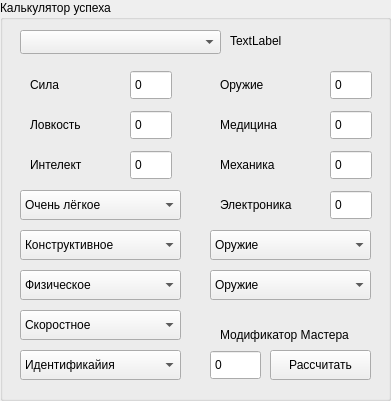
  <widget class="QGroupBox" name="groupBoxSuccessCalculator">
   <property name="geometry">
    <rect>
     <x>1010</x>
     <y>10</y>
     <width>391</width>
     <height>401</height>
    </rect>
   </property>
   <property name="title">
    <string>Калькулятор успеха</string>
   </property>
   <widget class="QComboBox" name="comboBoxCharacterSelectAction">
    <property name="geometry">
     <rect>
      <x>20</x>
      <y>30</y>
      <width>201</width>
      <height>24</height>
     </rect>
    </property>
   </widget>
   <widget class="QLabel" name="labelClassAction">
    <property name="geometry">
     <rect>
      <x>230</x>
      <y>30</y>
      <width>151</width>
      <height>21</height>
     </rect>
    </property>
    <property name="text">
     <string>TextLabel</string>
    </property>
   </widget>
   <widget class="QLabel" name="labelStrenghtAction">
    <property name="geometry">
     <rect>
      <x>30</x>
      <y>70</y>
      <width>61</width>
      <height>30</height>
     </rect>
    </property>
    <property name="minimumSize">
     <size>
      <width>0</width>
      <height>30</height>
     </size>
    </property>
    <property name="text">
     <string>Сила</string>
    </property>
   </widget>
   <widget class="QLabel" name="labelAgilityAction">
    <property name="geometry">
     <rect>
      <x>30</x>
      <y>110</y>
      <width>61</width>
      <height>30</height>
     </rect>
    </property>
    <property name="minimumSize">
     <size>
      <width>0</width>
      <height>30</height>
     </size>
    </property>
    <property name="text">
     <string>Ловкость</string>
    </property>
   </widget>
   <widget class="QSpinBox" name="spinBoxAgilityAction">
    <property name="geometry">
     <rect>
      <x>130</x>
      <y>110</y>
      <width>42</width>
      <height>30</height>
     </rect>
    </property>
    <property name="minimumSize">
     <size>
      <width>0</width>
      <height>30</height>
     </size>
    </property>
    <property name="readOnly">
     <bool>true</bool>
    </property>
    <property name="buttonSymbols">
     <enum>QAbstractSpinBox::ButtonSymbols::NoButtons</enum>
    </property>
   </widget>
   <widget class="QSpinBox" name="spinBoxIntelligenceAction">
    <property name="geometry">
     <rect>
      <x>130</x>
      <y>150</y>
      <width>42</width>
      <height>30</height>
     </rect>
    </property>
    <property name="minimumSize">
     <size>
      <width>0</width>
      <height>30</height>
     </size>
    </property>
    <property name="readOnly">
     <bool>true</bool>
    </property>
    <property name="buttonSymbols">
     <enum>QAbstractSpinBox::ButtonSymbols::NoButtons</enum>
    </property>
   </widget>
   <widget class="QLabel" name="labelIntelligenceAction">
    <property name="geometry">
     <rect>
      <x>30</x>
      <y>150</y>
      <width>61</width>
      <height>30</height>
     </rect>
    </property>
    <property name="minimumSize">
     <size>
      <width>0</width>
      <height>30</height>
     </size>
    </property>
    <property name="text">
     <string>Интелект</string>
    </property>
   </widget>
   <widget class="QLabel" name="labelWeaponAction">
    <property name="geometry">
     <rect>
      <x>220</x>
      <y>70</y>
      <width>81</width>
      <height>30</height>
     </rect>
    </property>
    <property name="minimumSize">
     <size>
      <width>0</width>
      <height>30</height>
     </size>
    </property>
    <property name="text">
     <string>Оружие</string>
    </property>
   </widget>
   <widget class="QLabel" name="labelMedicineAction">
    <property name="geometry">
     <rect>
      <x>220</x>
      <y>110</y>
      <width>81</width>
      <height>30</height>
     </rect>
    </property>
    <property name="minimumSize">
     <size>
      <width>0</width>
      <height>30</height>
     </size>
    </property>
    <property name="text">
     <string>Медицина</string>
    </property>
   </widget>
   <widget class="QLabel" name="labelMechanicAction">
    <property name="geometry">
     <rect>
      <x>220</x>
      <y>150</y>
      <width>81</width>
      <height>30</height>
     </rect>
    </property>
    <property name="minimumSize">
     <size>
      <width>0</width>
      <height>30</height>
     </size>
    </property>
    <property name="text">
     <string>Механика</string>
    </property>
   </widget>
   <widget class="QLabel" name="labelElectronicsAction">
    <property name="geometry">
     <rect>
      <x>220</x>
      <y>190</y>
      <width>91</width>
      <height>30</height>
     </rect>
    </property>
    <property name="minimumSize">
     <size>
      <width>0</width>
      <height>30</height>
     </size>
    </property>
    <property name="text">
     <string>Электроника</string>
    </property>
   </widget>
   <widget class="QSpinBox" name="spinBoxWeaponAction">
    <property name="geometry">
     <rect>
      <x>330</x>
      <y>70</y>
      <width>42</width>
      <height>30</height>
     </rect>
    </property>
    <property name="minimumSize">
     <size>
      <width>0</width>
      <height>30</height>
     </size>
    </property>
    <property name="readOnly">
     <bool>true</bool>
    </property>
    <property name="buttonSymbols">
     <enum>QAbstractSpinBox::ButtonSymbols::NoButtons</enum>
    </property>
   </widget>
   <widget class="QSpinBox" name="spinBoxMedicineAction">
    <property name="geometry">
     <rect>
      <x>330</x>
      <y>110</y>
      <width>42</width>
      <height>30</height>
     </rect>
    </property>
    <property name="minimumSize">
     <size>
      <width>0</width>
      <height>30</height>
     </size>
    </property>
    <property name="readOnly">
     <bool>true</bool>
    </property>
    <property name="buttonSymbols">
     <enum>QAbstractSpinBox::ButtonSymbols::NoButtons</enum>
    </property>
   </widget>
   <widget class="QSpinBox" name="spinBoxMechanicAction">
    <property name="geometry">
     <rect>
      <x>330</x>
      <y>150</y>
      <width>42</width>
      <height>30</height>
     </rect>
    </property>
    <property name="minimumSize">
     <size>
      <width>0</width>
      <height>30</height>
     </size>
    </property>
    <property name="readOnly">
     <bool>true</bool>
    </property>
    <property name="buttonSymbols">
     <enum>QAbstractSpinBox::ButtonSymbols::NoButtons</enum>
    </property>
   </widget>
   <widget class="QSpinBox" name="spinBoxElectronicsAction">
    <property name="geometry">
     <rect>
      <x>330</x>
      <y>190</y>
      <width>42</width>
      <height>30</height>
     </rect>
    </property>
    <property name="minimumSize">
     <size>
      <width>0</width>
      <height>30</height>
     </size>
    </property>
    <property name="readOnly">
     <bool>true</bool>
    </property>
    <property name="buttonSymbols">
     <enum>QAbstractSpinBox::ButtonSymbols::NoButtons</enum>
    </property>
   </widget>
   <widget class="QComboBox" name="comboBoxComplexity">
    <property name="geometry">
     <rect>
      <x>20</x>
      <y>190</y>
      <width>161</width>
      <height>30</height>
     </rect>
    </property>
    <property name="minimumSize">
     <size>
      <width>0</width>
      <height>30</height>
     </size>
    </property>
    <item>
     <property name="text">
      <string>Очень лёгкое</string>
     </property>
    </item>
    <item>
     <property name="text">
      <string>Лёгкое</string>
     </property>
    </item>
    <item>
     <property name="text">
      <string>Среднее</string>
     </property>
    </item>
    <item>
     <property name="text">
      <string>Сложное</string>
     </property>
    </item>
    <item>
     <property name="text">
      <string>Очень сложное</string>
     </property>
    </item>
    <item>
     <property name="text">
      <string>Экстремальное</string>
     </property>
    </item>
   </widget>
   <widget class="QSpinBox" name="spinBox">
    <property name="geometry">
     <rect>
      <x>210</x>
      <y>350</y>
      <width>51</width>
      <height>30</height>
     </rect>
    </property>
    <property name="minimumSize">
     <size>
      <width>0</width>
      <height>30</height>
     </size>
    </property>
    <property name="buttonSymbols">
     <enum>QAbstractSpinBox::ButtonSymbols::NoButtons</enum>
    </property>
   </widget>
   <widget class="QLabel" name="labMasterModify">
    <property name="geometry">
     <rect>
      <x>220</x>
      <y>320</y>
      <width>151</width>
      <height>30</height>
     </rect>
    </property>
    <property name="minimumSize">
     <size>
      <width>0</width>
      <height>30</height>
     </size>
    </property>
    <property name="text">
     <string>Модификатор Мастера</string>
    </property>
   </widget>
   <widget class="QComboBox" name="comboBoxCriteria1">
    <property name="geometry">
     <rect>
      <x>20</x>
      <y>230</y>
      <width>161</width>
      <height>30</height>
     </rect>
    </property>
    <property name="minimumSize">
     <size>
      <width>0</width>
      <height>30</height>
     </size>
    </property>
    <item>
     <property name="text">
      <string>Конструктивное</string>
     </property>
    </item>
    <item>
     <property name="text">
      <string>Деструктивное </string>
     </property>
    </item>
    <item>
     <property name="text">
      <string>Аналитическое </string>
     </property>
    </item>
   </widget>
   <widget class="QComboBox" name="comboBoxCriteria2">
    <property name="geometry">
     <rect>
      <x>20</x>
      <y>270</y>
      <width>161</width>
      <height>30</height>
     </rect>
    </property>
    <property name="minimumSize">
     <size>
      <width>0</width>
      <height>30</height>
     </size>
    </property>
    <item>
     <property name="text">
      <string>Физическое</string>
     </property>
    </item>
    <item>
     <property name="text">
      <string>Умственное</string>
     </property>
    </item>
    <item>
     <property name="text">
      <string>Гибридное</string>
     </property>
    </item>
   </widget>
   <widget class="QComboBox" name="comboBoxCriteria3">
    <property name="geometry">
     <rect>
      <x>20</x>
      <y>310</y>
      <width>161</width>
      <height>30</height>
     </rect>
    </property>
    <property name="minimumSize">
     <size>
      <width>0</width>
      <height>30</height>
     </size>
    </property>
    <item>
     <property name="text">
      <string>Скоростное</string>
     </property>
    </item>
    <item>
     <property name="text">
      <string>Силовое</string>
     </property>
    </item>
    <item>
     <property name="text">
      <string>Гибридное</string>
     </property>
    </item>
    <item>
     <property name="text">
      <string>Ничего</string>
     </property>
    </item>
   </widget>
   <widget class="QComboBox" name="comboBoxSkill2">
    <property name="geometry">
     <rect>
      <x>210</x>
      <y>270</y>
      <width>161</width>
      <height>30</height>
     </rect>
    </property>
    <property name="minimumSize">
     <size>
      <width>0</width>
      <height>30</height>
     </size>
    </property>
    <item>
     <property name="text">
      <string>Оружие</string>
     </property>
    </item>
    <item>
     <property name="text">
      <string>Медицина</string>
     </property>
    </item>
    <item>
     <property name="text">
      <string>Механика</string>
     </property>
    </item>
    <item>
     <property name="text">
      <string>Электроника</string>
     </property>
    </item>
   </widget>
   <widget class="QComboBox" name="comboBoxSkill1">
    <property name="geometry">
     <rect>
      <x>210</x>
      <y>230</y>
      <width>161</width>
      <height>30</height>
     </rect>
    </property>
    <property name="minimumSize">
     <size>
      <width>0</width>
      <height>30</height>
     </size>
    </property>
    <item>
     <property name="text">
      <string>Оружие</string>
     </property>
    </item>
    <item>
     <property name="text">
      <string>Медицина</string>
     </property>
    </item>
    <item>
     <property name="text">
      <string>Мехааника</string>
     </property>
    </item>
    <item>
     <property name="text">
      <string>Электроника</string>
     </property>
    </item>
   </widget>
   <widget class="QPushButton" name="pushButtonCalculate">
    <property name="geometry">
     <rect>
      <x>270</x>
      <y>350</y>
      <width>101</width>
      <height>30</height>
     </rect>
    </property>
    <property name="minimumSize">
     <size>
      <width>0</width>
      <height>30</height>
     </size>
    </property>
    <property name="text">
     <string>Рассчитать</string>
    </property>
   </widget>
   <widget class="QSpinBox" name="spinBoxStrenghtAction">
    <property name="geometry">
     <rect>
      <x>130</x>
      <y>70</y>
      <width>42</width>
      <height>30</height>
     </rect>
    </property>
    <property name="minimumSize">
     <size>
      <width>0</width>
      <height>30</height>
     </size>
    </property>
    <property name="readOnly">
     <bool>true</bool>
    </property>
    <property name="buttonSymbols">
     <enum>QAbstractSpinBox::ButtonSymbols::NoButtons</enum>
    </property>
   </widget>
   <widget class="QComboBox" name="comboBoxCriteria4">
    <property name="geometry">
     <rect>
      <x>20</x>
      <y>350</y>
      <width>161</width>
      <height>30</height>
     </rect>
    </property>
    <property name="minimumSize">
     <size>
      <width>0</width>
      <height>30</height>
     </size>
    </property>
    <item>
     <property name="text">
      <string>Идентификайия</string>
     </property>
    </item>
    <item>
     <property name="text">
      <string>Харизиа</string>
     </property>
    </item>
    <item>
     <property name="text">
      <string>Обман</string>
     </property>
    </item>
    <item>
     <property name="text">
      <string>Торговля</string>
     </property>
    </item>
    <item>
     <property name="text">
      <string>Ничего</string>
     </property>
    </item>
   </widget>
  </widget>
